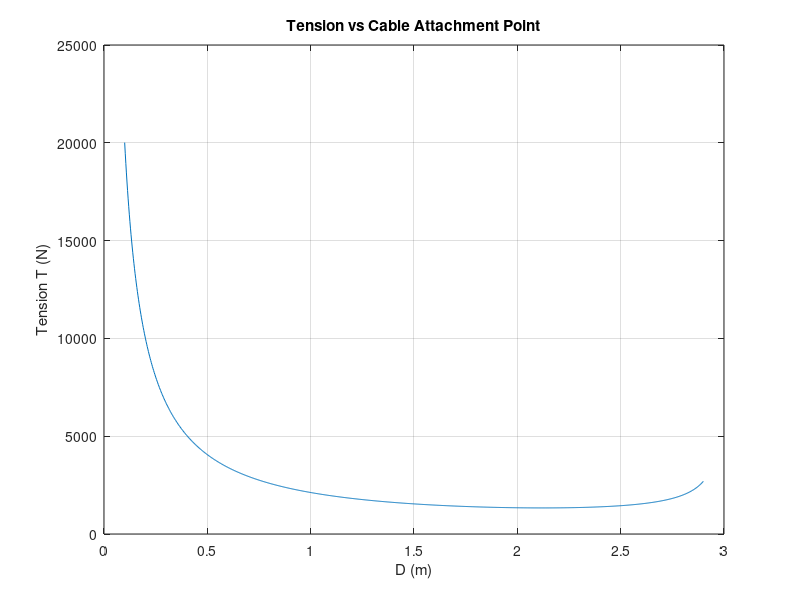

MATLAB code to generate this figure:
%% Problem 7: Cable Tension Optimization
clc; clear; close all;

% Constants
W = 400; Lb = 3; Lc = 5;

% a. Find D that minimizes T
D = linspace(0.1, Lb-0.1, 1000);  % Avoid division by zero
T = (Lb * Lc * W) ./ (D .* sqrt(Lb^2 - D.^2));
[min_T, idx] = min(T);
opt_D = D(idx);
disp(['Optimal D: ', num2str(opt_D), ' m']);
disp(['Minimum T: ', num2str(min_T), ' N']);

% b. Sensitivity analysis
figure;
plot(D, T);
xlabel('D (m)'); ylabel('Tension T (N)');
title('Tension vs Cable Attachment Point');
grid on;

% Find D range where T < 1.1*min_T
valid_D = D(T < 1.1*min_T);
D_range = [min(valid_D), max(valid_D)];
disp(['D can vary between ', num2str(D_range(1)), ' and ', ...
    num2str(D_range(2)), ' m before T increases 10%']);